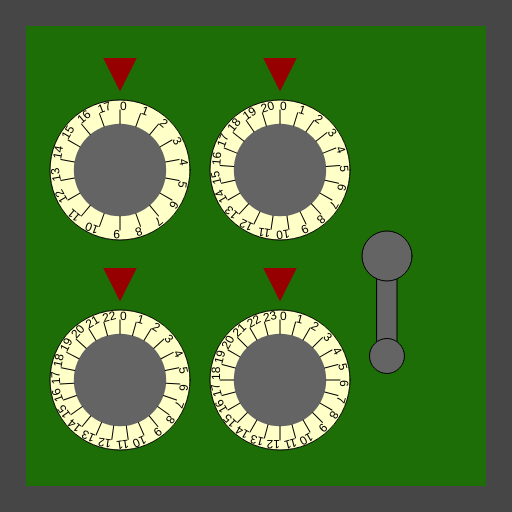
Frame 1 (no input)
Frame 60 (no input): identical to frame 1, image omitted
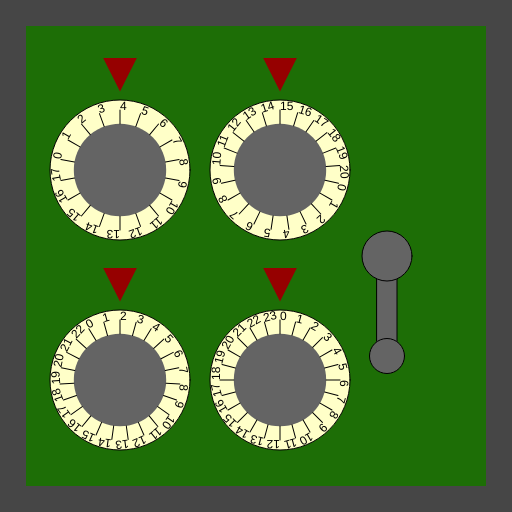
Frame 120 (the mouse pressed at the canvas centre since frame 60)

The p5.js sketch that drew these frames (run headless with seeded random() and noise() and a simulated clock; from frame 60 on, the mouse is pressed at the canvas centre):

// p5.js sketch
// ── sketch.js
/*

Officer: 4747203
CaseNum: 303-2-66560825-4747203

Case 303 - The Case of the Crooked Attorney
Stage 3 - The Gates Bank

I’ve made an appointment for you at the Gates Bank to retrieve your safe deposit box from the vault.
Actually you will break into Torvalds’ one.

Crack the safe by doing the following:

	When the mouse button is pressed:
	- Make Restricted_Box_KeyA equal to the value of mouseY
	- Use the 'max' function to prevent Restricted_Box_KeyA from falling below 2

	When the mouse button is pressed:
	- Decrement Restricted_Box_KeyB by 3
	- Use the 'constrain' function to prevent Restricted_Box_KeyB from falling below 2 and going above 17

	Whilst the mouse is moving:
	- Make Restricted_Box_KeyC equal to the value of mouseY
	- Use the 'min' function to prevent Restricted_Box_KeyC from going above 15

	Whilst the mouse is being dragged:
	- Decrement Restricted_Box_KeyD by 2
	- Use the 'max' function to prevent Restricted_Box_KeyD from falling below 3

	Whilst the mouse is being dragged:
	- Make Restricted_Box_KeyE equal to the value of mouseX
	- Use the 'min' function to prevent Restricted_Box_KeyE from going above 67



This time you'll need to create the relevant event handlers yourself.

There are many possible ways of investigating this case, but you
should use ONLY the following commands:

	- The assignment operator aka. the equals sign !
	- mouseX, mouseY
	- Incrementing +=
	- Decrementing -=
	- min, max
	- constrain

*/

//declare the variables

var Restricted_Box_KeyA;
var Restricted_Box_KeyB;
var Restricted_Box_KeyC;
var Restricted_Box_KeyD;
var Restricted_Box_KeyE;


function preload()
{
	//IMAGES WILL BE LOADED HERE

}

function setup()
{
	createCanvas(512,512);

	//initialise the variables
	Restricted_Box_KeyA = 0;
	Restricted_Box_KeyB = 0;
	Restricted_Box_KeyC = 0;
	Restricted_Box_KeyD = 0;
	Restricted_Box_KeyE = 0;

}

///////////////////EVENT HANDLERS///////////////////

//Create event handlers here to open the safe ...
function mousePressed(){
	Restricted_Box_KeyA = max(2, mouseY);
	Restricted_Box_KeyB = constrain(Restricted_Box_KeyB -3, 2, 17);
}
function mouseMoved(){
	Restricted_Box_KeyC = min(mouseY, 15);
}
function mouseDragged(){
	Restricted_Box_KeyD = max(Restricted_Box_KeyD - 2, 3);
	Restricted_Box_KeyE = min(mouseX, 67);
}

///////////////DO NOT CHANGE CODE BELOW THIS POINT///////////////////

function draw()
{

	//Draw the safe door
	background(70);
	noStroke();
	fill(29,110,6);
	rect(26,26,width-52,width-52);

	//Draw the combination dials
	push();
	translate(120,170);
	drawDial(140,Restricted_Box_KeyA, 18);
	pop();

	push();
	translate(120,380);
	drawDial(140,Restricted_Box_KeyB, 23);
	pop();

	push();
	translate(280,170);
	drawDial(140,Restricted_Box_KeyC, 21);
	pop();

	push();
	translate(280,380);
	drawDial(140,Restricted_Box_KeyD, 24);
	pop();

	//Draw the lever
	push();
	translate(width - 125,256);
	drawLever(Restricted_Box_KeyE);
	pop();


}

function drawDial(diameter,num,maxNum)
{
	//the combination lock

	var r = diameter * 0.5;
	var p = r * 0.6;

	stroke(0);
	fill(255,255,200);
	ellipse(0,0,diameter,diameter);
	fill(100);
	noStroke();
	ellipse(0,0,diameter*0.66,diameter*0.66);
	fill(150,0,0);
	triangle(
		-p * 0.4,-r-p,
		p * 0.4,-r-p,
		0,-r-p/5
	);

	noStroke();

	push();
	var inc = 360/maxNum;

	rotate(radians(-num * inc));
	for(var i = 0; i < maxNum; i++)
	{
		push();
		rotate(radians(i * inc));
		stroke(0);
		line(0,-r*0.66,0,-(r-10));
		noStroke();
		fill(0);
		text(i,0,-(r-10));
		pop();
	}

	pop();
}

function drawLever(rot)
{
	push();
	rotate(radians(-rot))
	stroke(0);
	fill(100);
	rect(-10,0,20,100);
	ellipse(0,0,50,50);
	ellipse(0,100,35,35);
	pop();
}
